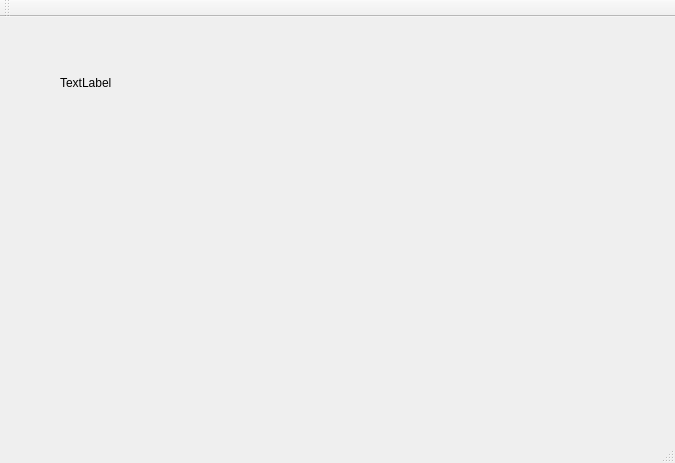
<?xml version="1.0" encoding="UTF-8"?>
<ui version="4.0">
 <class>MainWindow</class>
 <widget class="QMainWindow" name="MainWindow">
  <property name="geometry">
   <rect>
    <x>0</x>
    <y>0</y>
    <width>675</width>
    <height>463</height>
   </rect>
  </property>
  <property name="windowTitle">
   <string>MainWindow</string>
  </property>
  <widget class="QWidget" name="centralWidget">
   <widget class="QLabel" name="label1">
    <property name="geometry">
     <rect>
      <x>60</x>
      <y>50</y>
      <width>111</width>
      <height>31</height>
     </rect>
    </property>
    <property name="text">
     <string>TextLabel</string>
    </property>
   </widget>
  </widget>
  <widget class="QMenuBar" name="menuBar">
   <property name="geometry">
    <rect>
     <x>0</x>
     <y>0</y>
     <width>675</width>
     <height>22</height>
    </rect>
   </property>
  </widget>
  <widget class="QToolBar" name="mainToolBar">
   <attribute name="toolBarArea">
    <enum>TopToolBarArea</enum>
   </attribute>
   <attribute name="toolBarBreak">
    <bool>false</bool>
   </attribute>
  </widget>
  <widget class="QStatusBar" name="statusBar"/>
 </widget>
 <layoutdefault spacing="6" margin="11"/>
 <resources/>
 <connections/>
</ui>
